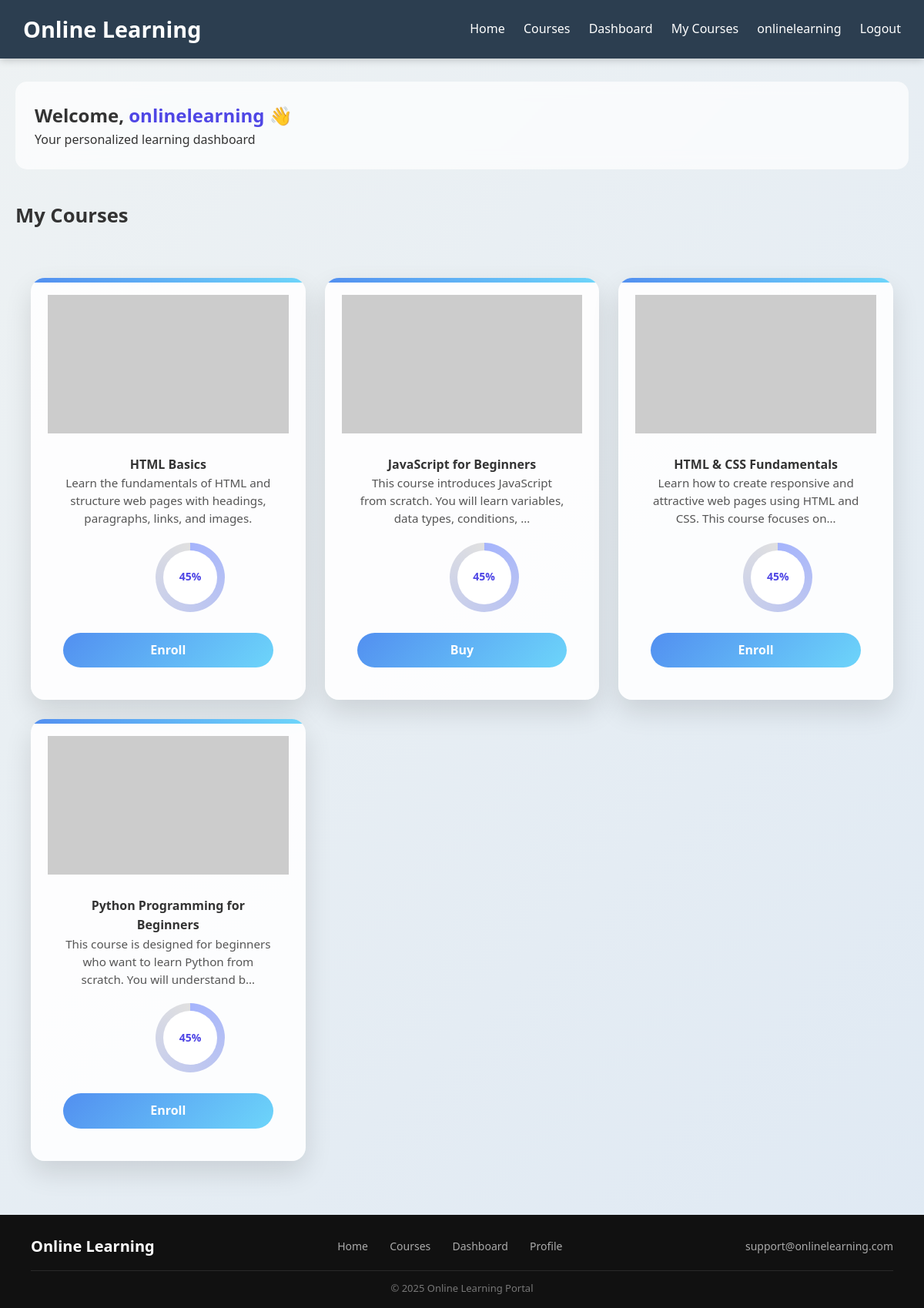
The app's page /dashboard/ (signed in) with its own data.
### learning_app/models.py (models this page shows, shortened)
class Course(models.Model):
    title = models.CharField(max_length=200)
    description = models.TextField()
    is_paid = models.BooleanField(default=False)
    price = models.FloatField(default=0)
    thumbnail = models.ImageField(upload_to='course_thumbnails/', null=True, blank=True)

### learning_app/views.py (the view)
# urls.py: path('dashboard/', views.dashboard, name='dashboard'),
@login_required
def dashboard(request):
    enrollments = Enrollment.objects.filter(student=request.user).select_related('course')
    courses = []
    progress_dict = {}
    for enrollment in enrollments:
        course = enrollment.course
        courses.append(course)
        progress = UserCourseProgress.objects.filter(user=request.user, course=course).first()
        if progress:
            progress_dict[course.id] = progress.progress_percentage
        else:
            progress_dict[course.id] = course.get_progress_percentage()
    return render(request, 'learning_app/dashboard.html', {
        'courses': courses,
        'progress_dict': progress_dict,
    })

### learning_app/templatetags/custom_filters.py (called while the page is built)
@register.filter
def get_item(dictionary, key):
    return dictionary.get(key, 0)

@register.filter
def mul(value, arg):
    return float(value) * float(arg)

### learning_app/templates/learning_app/dashboard.html (shortened to what this page needs)
{% extends 'learning_app/base.html' %}
{% load static %}
{% load custom_filters %}
{% block content %}
<div class="dashboard-wrapper">
    <div class="dashboard-header">
        <h2>Welcome, <span>{{ request.user.first_name|default:request.user.username }}</span> 👋</h2>
        <p>Your personalized learning dashboard</p>
    </div>
    <h3 class="section-title">My Courses</h3>
    {% if courses %}
    <div class="course-grid">
        {% for course in courses %}
        <div class="course-card">
            <div class="card-image">
                {% if course.thumbnail %}
                    <img src="{{ course.thumbnail.url }}" alt="{{ course.title }}">
                {% else %}
                    <img src="https://via.placeholder.com/400x200?text={{ course.title }}">
                {% endif %}
            </div>
            <div class="card-body">
                <h4>{{ course.title }}</h4>
                <p>{{ course.description|truncatechars:100 }}</p>
                <div class="progress-circle" style="--angle: {{ progress_dict|get_item:course.id|mul:3.6 }}deg;">
                    <span>45%</span>
                </div>
                <div class="card-actions">
                    {% if course.is_paid %}
                        <a href="{% url 'payment' course.id %}" class="btn danger">Buy</a>
                    {% else %}
                        <a href="{% url 'enroll_course' course.id %}" class="btn success">Enroll</a>
                    {% endif %}
                </div>
            </div>
        </div>
        {% endfor %}
    </div>
    {% else %}
    <div class="empty-box">
        <p>No courses enrolled yet.</p>
        <a href="{% url 'courses' %}" class="btn primary">Browse Courses</a>
    </div>
    {% endif %}
</div>
{% endblock %}

### learning_app/templates/learning_app/base.html (shortened to what this page needs)
{% load static %}
<!DOCTYPE html>
<html lang="en">
<head>
    <link rel="stylesheet" href="{% static 'css/style.css' %}">
</head>
<body>
<header class="navbar">
    <h1>Online Learning</h1>
    <nav class="nav-links">
        <a href="{% url 'home' %}">Home</a>
        <a href="{% url 'courses' %}">Courses</a>
        {% if user.is_authenticated %}
            <a href="{% url 'dashboard' %}">Dashboard</a>
            <a href="{% url 'my_courses' %}">My Courses</a>
            <a href="{% url 'profile' %}">{{ user.username }}</a>
            <a href="{% url 'logout' %}" class="logout">Logout</a>
        {% else %}
            <a href="{% url 'register' %}">Register</a>
            <a href="{% url 'login' %}">Login</a>
        {% endif %}
    </nav>
</header>
<main>
    {% block content %}{% endblock %}
</main>
<footer class="footer">
    <div class="footer-row">
        <div class="footer-col">
            <h3>Online Learning</h3>
        </div>
        <div class="footer-col footer-nav">
            <a href="{% url 'home' %}">Home</a>
            <a href="{% url 'courses' %}">Courses</a>
            {% if user.is_authenticated %}
                <a href="{% url 'dashboard' %}">Dashboard</a>
                <a href="{% url 'profile' %}">Profile</a>
            {% endif %}
        </div>
        <div class="footer-col">
            <span>support@onlinelearning.com</span>
        </div>
    </div>
    <div class="footer-bottom">
        © 2025 Online Learning Portal
    </div>
</footer>
</body>
</html>

### learning_app/static/css/style.css (style rules this page uses)
* { margin: 0; padding: 0; box-sizing: border-box; }
body { font-family: 'Poppins', Arial, sans-serif; background: #f9f9f9; color: #333; line-height: 1.6; }
.navbar { display: flex; justify-content: space-between; align-items: center; background: #2c3e50; padding: 15px 30px; position: sticky; top: 0; z-index: 1000; box-shadow: 0 2px 10px rgba(0,0,0,0.2); }
.navbar h1 { color: #fff; font-size: 1.8em; }
.nav-links a { color: #fff; margin-left: 20px; text-decoration: none; font-weight: 500; }
.logout { color: #ff6b6b; }
.course-grid { display: grid; grid-template-columns: repeat(auto-fit, minmax(320px, 1fr)); gap: 25px; padding: 40px 20px; }
.course-card { background: linear-gradient(145deg, #ffffff, #f2f6ff); border-radius: 16px; padding: 22px; box-shadow: 0 12px 30px rgba(0,0,0,0.12); transition: all 0.35s ease; cursor: pointer; position: relative; overflow: hidden; }
.course-card::before { content: ""; position: absolute; top: 0; left: 0; height: 6px; width: 100%; background: linear-gradient(90deg, #528FF0, #6dd5fa); }
.course-card p { color: #555; font-size: 0.95rem; line-height: 1.5; margin-bottom: 20px; }
.course-card .btn { display: inline-block; margin-top: 12px; padding: 10px 16px; border-radius: 30px; background: linear-gradient(135deg, #528FF0, #6dd5fa); color: #fff; font-weight: 600; text-decoration: none; transition: 0.3s ease; }
.section-title { font-size: 2rem; margin: 40px 0 20px; }
.footer { background: #111; color: #ddd; padding: 25px 40px 15px; font-family: 'Segoe UI', sans-serif; }
.footer-row { display: flex; justify-content: space-between; align-items: center; border-bottom: 1px solid #2a2a2a; padding-bottom: 15px; }
.footer-col h3 { color: #ffffff; font-size: 20px; font-weight: 600; }
.footer-nav a { margin: 0 12px; color: #aaa; text-decoration: none; font-size: 14px; transition: color 0.3s ease; }
.footer-col span { font-size: 14px; color: #aaa; }
.footer-bottom { text-align: center; margin-top: 12px; font-size: 13px; color: #777; }

### learning_app/templates/learning_app/dashboard.html (style rules this page uses)
body { background: linear-gradient(135deg, #eef2f3, #dfe9f3); font-family: 'Segoe UI', sans-serif; }
.dashboard-wrapper { max-width: 1300px; margin: auto; padding: 30px 20px; }
.dashboard-header { background: rgba(255,255,255,0.7); backdrop-filter: blur(10px); padding: 25px; border-radius: 15px; margin-bottom: 30px; }
.dashboard-header h2 span { color: #4f46e5; }
.section-title { font-size: 1.6rem; margin-bottom: 20px; }
.course-grid { display: grid; grid-template-columns: repeat(auto-fill, minmax(300px, 1fr)); gap: 25px; }
.course-card { background: rgba(255,255,255,0.9); border-radius: 18px; overflow: hidden; box-shadow: 0 15px 35px rgba(0,0,0,0.12); transition: 0.3s; }
.card-image img { width: 100%; height: 180px; object-fit: cover; }
.card-body { padding: 20px; text-align: center; }
.progress-circle { --size: 90px; --thickness: 10px; --angle: 0deg; --progress: 0deg; width: var(--size); height: var(--size); border-radius: 50%; margin-left: 120px; position: relative; background: conic-gradient( #4f46e5 0deg, #4f46e5 var(--progress), #a5b4fc var(--progress), #e0e0e0 360deg ); display: flex; align-items: center; justify-content: center; animation: fill-progress 1.5s ease-out forwards; }
.progress-circle::before { content: ""; position: absolute; width: calc(var(--size) - var(--thickness) * 2); height: calc(var(--size) - var(--thickness) * 2); background: white; border-radius: 50%; }
.progress-circle span { position: relative; font-size: 14px; font-weight: 600; color: #4f46e5; }
.card-actions { display: flex; gap: 10px; margin-top: 15px; }
.btn { flex: 1; padding: 10px; border-radius: 8px; color: white; text-decoration: none; font-weight: 600; text-align: center; }
.success { background: #22c55e; }
.danger { background: #ef4444; }

### records on screen
Course: title "HTML Basics", description "Learn the fundamentals of HTML and structure web pages with headings, paragraphs, links, and images.", {{ progress_dict|get_item:course.id|mul:3.6 }} 0.0 (drawn), is_paid "Enroll"
Course: title "JavaScript for Beginners", description "This course introduces JavaScript from scratch. You will learn variables, data types, conditions, …", {{ progress_dict|get_item:course.id|mul:3.6 }} 0.0 (drawn), is_paid "Buy"
Course: title "HTML & CSS Fundamentals", description "Learn how to create responsive and attractive web pages using HTML and CSS. This course focuses on…", {{ progress_dict|get_item:course.id|mul:3.6 }} 0.0 (drawn), is_paid "Enroll"
Course: title "Python Programming for Beginners", description "This course is designed for beginners who want to learn Python from scratch. You will understand b…", {{ progress_dict|get_item:course.id|mul:3.6 }} 0.0 (drawn), is_paid "Enroll"

### other values on screen
{{ user.username }} "onlinelearning"
{{ request.user.first_name|default:request.user.username }} "onlinelearning"
